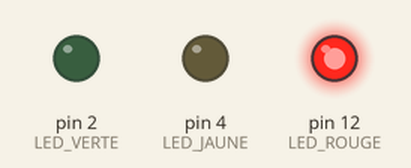
Recording of a sketch running on a simulated Arduino Uno, built with avr-gcc and run on an emulated ATmega328P. Parts: output pins drawn as LEDs (lit = HIGH).

Above: at 2.5 s.
At 7.5 s:
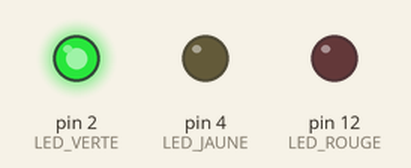
At 11.0 s:
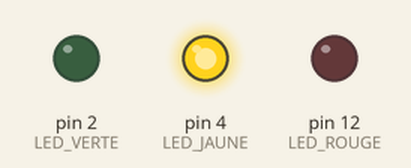
Timing chart, 0 to 15.6 s (numbered marks = the images above):
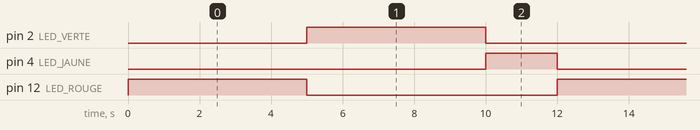

Measured:
- by itself, pin 2 (LED_VERTE), pin 12 (LED_ROUGE): alternates HIGH for 5.0 s and LOW for 7.0 s
- by itself, pin 4 (LED_JAUNE): alternates HIGH for 2.0 s and LOW for 10.0 s
- by itself, everything shown: repeats every 12.0 s, in 4 steps

The sketch:

code.ino
```cpp
int LED_ROUGE = 12;
int LED_JAUNE = 4;
int LED_VERTE = 2;

void setup() {
  pinMode(LED_ROUGE, OUTPUT);
  pinMode(LED_JAUNE, OUTPUT);
  pinMode(LED_VERTE, OUTPUT);
}

void loop() {
  // R
  digitalWrite(LED_ROUGE, HIGH);
  digitalWrite(LED_JAUNE, LOW);
  digitalWrite(LED_VERTE, LOW);
  delay(5000);

  // v
  digitalWrite(LED_ROUGE, LOW);
  digitalWrite(LED_JAUNE, LOW);
  digitalWrite(LED_VERTE, HIGH);
  delay(5000);

  // y
  digitalWrite(LED_VERTE, LOW);
  digitalWrite(LED_JAUNE, HIGH);
  delay(2000);


  digitalWrite(LED_JAUNE, LOW);
}
```
